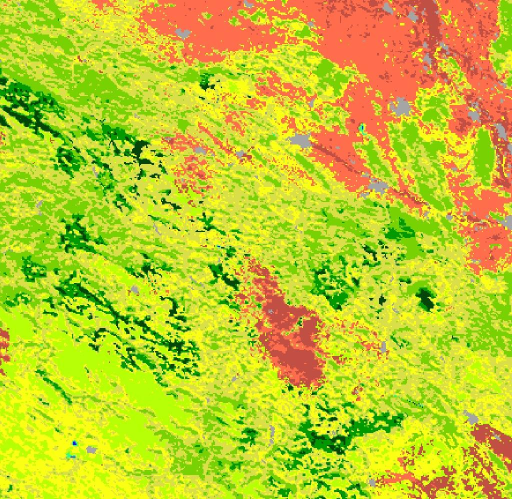
#> input picture satvis/images_romania/2002/ro_lat43.5_lon20.0_2002-15-02.jpg, 1024 x 998 px, found by its file name (shown at 1/2 size)
$ jupyter execute --allow-errors romania2.ipynb
#> lines starting #> are read from the running program, lines starting #| are printed output that depends on the picture; after the words box and inside, x2 and y2 are one past the last pixel; in counts of white or black regions, pixels touching at a corner belong together
[cell 1]
import pandas as pd
import matplotlib.pyplot as plt
import numpy as np
from scipy import optimize
import requests
from PIL import Image
from io import BytesIO
import time

from IPython.display import Image

[cell 2]
import ee

# Trigger the authentication flow.
ee.Authenticate()
#> (this line was passed over: ee is not available in this run)

# Initialize the library.
ee.Initialize(project='satvis-425514')
#> (this line was passed over: ee is not available in this run)

#> (a cell that did not finish here is left out)

[cell 4]
# Define the urban location of interest as a point near Lyon, France.
buc_lon = 26.0963
buc_lat = 44.4396
#> (the rest of this cell did not finish here and is left out)

#> (a cell that did not finish here is left out)

#> (a cell that did not finish here is left out)

[cell 7]
import requests
from PIL import Image
from io import BytesIO

# Fetch the image from the URL
#> (the rest of this cell did not finish here and is left out)

[cell 8]
left_up_lat = 47.50
left_up_lon = 20.00

left_down_lat = 43.50
left_down_lon = 20.00

right_down_lat = 43.50
right_down_lon = 29.50

right_up_lat = 47.50
right_up_lon = 29.50

lat_range = np.arange(left_down_lat, left_up_lat, 1)
lon_range = np.arange(left_down_lon, right_down_lon, 1)

date = '2020-15-02'

[cell 9]
from PIL import Image

#> (the rest of this cell did not finish here and is left out)

[cell 10]
labels = ['forest', 'field', 'mountain', 'hill', 'water']

# Computer Vision

### Masking Color

[cell 11]
import cv2

image = cv2.imread('images_romania/2002/ro_lat43.5_lon20.0_2002-15-02.jpg')
#> image is the input picture: shape (998, 1024, 3); mean B, G, R 44.3, 200.1, 192.9

hsv_image = cv2.cvtColor(image, cv2.COLOR_BGR2HSV)
#> hsv_image: shape (998, 1024, 3); mean H, S, V 31.4, 206, 223.2

lower_green = np.array([35, 100, 100])
upper_green = np.array([85, 255, 255])

mask = cv2.inRange(hsv_image, lowerb=lower_green, upperb=upper_green)
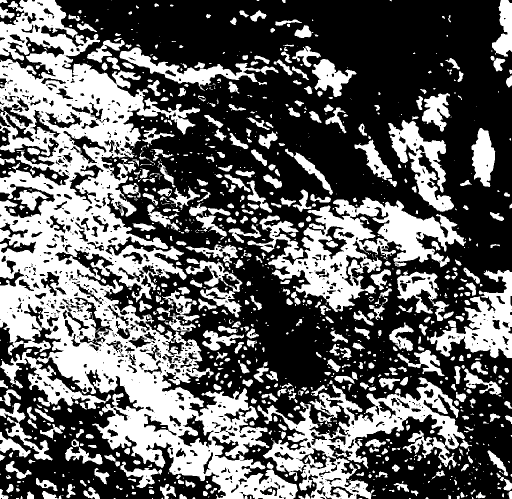
#> mask: shape (998, 1024) (shown at 1/2 size); 38.6% white; 1126 white regions (554 under 20 px), largest, box (x1, y1, x2, y2) and area: (0, 0, 596, 998) 190040, (495, 394, 932, 624) 35254, (515, 755, 930, 998) 32051
result = cv2.bitwise_and(image, image, mask=mask)
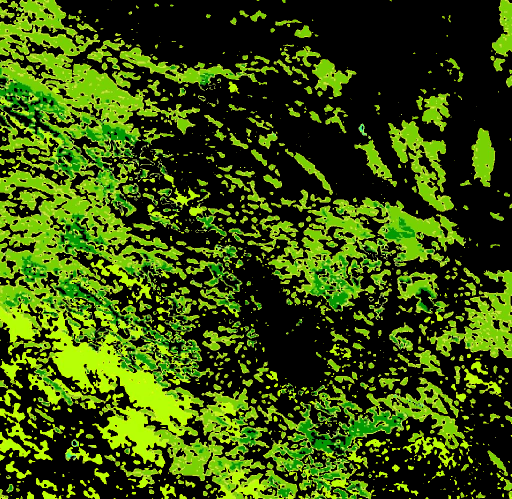
#> result: shape (998, 1024, 3) (shown at 1/2 size); mean B, G, R 9.4, 82.1, 56.2

plt.subplot(1, 3, 1)
#> (this line was passed over: IPython is not available in this run)
plt.imshow(cv2.cvtColor(image, cv2.COLOR_BGR2RGB))
#> (this line was passed over: IPython is not available in this run)
plt.title('Original Image')
#> (this line was passed over: IPython is not available in this run)

plt.subplot(1, 3, 2)
#> (this line was passed over: IPython is not available in this run)
plt.imshow(mask, cmap='gray')
#> (this line was passed over: IPython is not available in this run)
plt.title('Mask')

plt.subplot(1, 3, 3)
plt.imshow(cv2.cvtColor(result, cv2.COLOR_BGR2RGB))
plt.title('Result')

plt.show()
